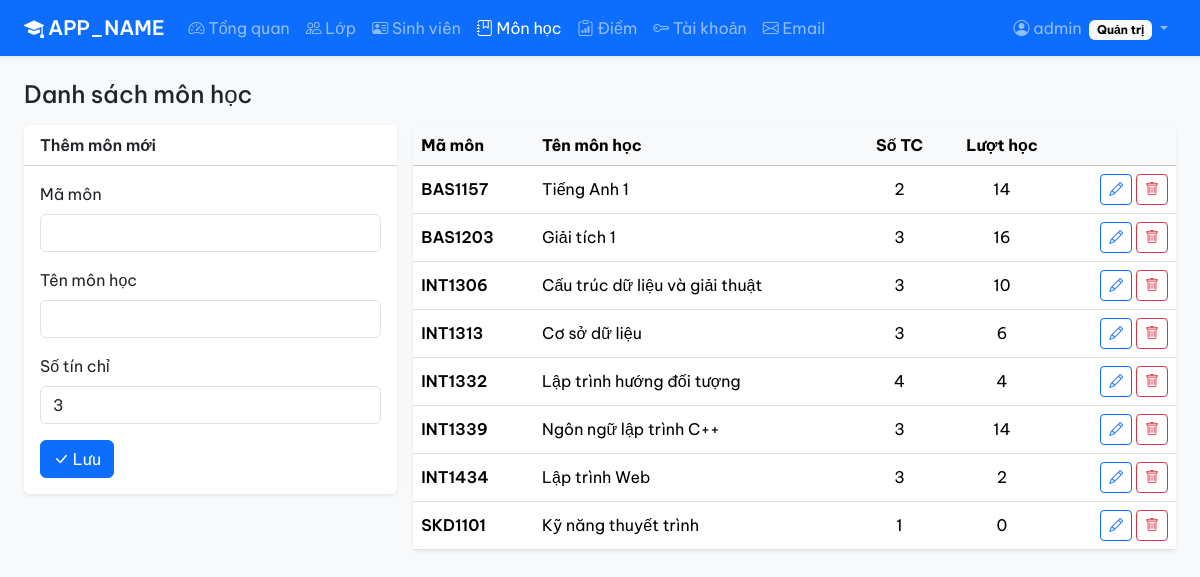
Page /monhoc.php (signed in) on the committed database.
### tables this page shows
CREATE TABLE mon_hoc (
    ma_mh      VARCHAR(10)  NOT NULL,
    ten_mh     VARCHAR(100) NOT NULL,
    so_tin_chi INT          NOT NULL DEFAULT 3,
    PRIMARY KEY (ma_mh),
    CONSTRAINT chk_mon_hoc_tc CHECK (so_tin_chi BETWEEN 1 AND 10)
);

### includes/init.php (called while the page is built, shortened)
<?php
$conn = new mysqli(DB_HOST, DB_USER, DB_PASS, DB_NAME, DB_PORT);
$conn->set_charset('utf8mb4');
function q($sql, $params = [])
{
    global $conn;
    $stmt = $conn->prepare($sql);
    $stmt->execute();
    return $stmt;
}
function q_all($sql, $params = [])
{
    return q($sql, $params)->get_result()->fetch_all(MYSQLI_ASSOC);
}
function e($s)
{
    return htmlspecialchars((string) $s, ENT_QUOTES, 'UTF-8');
}

### monhoc.php (the view, shortened to what this page needs)
<?php
require_once 'includes/init.php';
$sua = null;
$ds_mon = q_all("SELECT m.*, COUNT(d.id) AS so_luot
                 FROM mon_hoc m LEFT JOIN diem d ON d.ma_mh = m.ma_mh
                 GROUP BY m.ma_mh, m.ten_mh, m.so_tin_chi
                 ORDER BY m.ma_mh");
include 'includes/header.php';
?>
<h1 class="h4 mb-3">Danh sách môn học</h1>
<div class="row g-3">
    <div class="col-lg-4">
        <div class="card border-0 shadow-sm">
            <div class="card-header bg-body fw-semibold"><?= $sua ? 'Sửa môn ' . e($sua['ma_mh']) : 'Thêm môn mới' ?></div>
            <div class="card-body">
                <form method="post">
                    <div class="mb-3">
                        <label class="form-label">Mã môn</label>
                        <input name="ma_mh" class="form-control" maxlength="10" required value="<?= e($sua['ma_mh'] ?? '') ?>" <?= $sua ? 'readonly' : '' ?>>
                    </div>
                    <div class="mb-3">
                        <label class="form-label">Tên môn học</label>
                        <input name="ten_mh" class="form-control" maxlength="100" required value="<?= e($sua['ten_mh'] ?? '') ?>">
                    </div>
                    <div class="mb-3">
                        <label class="form-label">Số tín chỉ</label>
                        <input type="number" name="so_tin_chi" class="form-control" min="1" max="10" required value="<?= e($sua['so_tin_chi'] ?? 3) ?>">
                    </div>
                    <button class="btn btn-primary"><i class="bi bi-check-lg"></i> Lưu</button>
                </form>
            </div>
        </div>
    </div>
    <div class="col-lg-8">
        <div class="card border-0 shadow-sm">
            <div class="table-responsive">
                <table class="table table-hover align-middle mb-0">
                    <thead class="table-light">
                        <tr><th>Mã môn</th><th>Tên môn học</th><th class="text-center">Số TC</th><th class="text-center">Lượt học</th><th></th></tr>
                    </thead>
                    <tbody>
                    <?php foreach ($ds_mon as $m): ?>
                        <tr>
                            <td class="fw-semibold"><?= e($m['ma_mh']) ?></td>
                            <td><?= e($m['ten_mh']) ?></td>
                            <td class="text-center"><?= $m['so_tin_chi'] ?></td>
                            <td class="text-center"><?= $m['so_luot'] ?></td>
                            <td class="text-end text-nowrap">
                                <a href="monhoc.php?sua=<?= urlencode($m['ma_mh']) ?>" class="btn btn-sm btn-outline-primary" title="Sửa"><i class="bi bi-pencil"></i></a>
                                <form method="post" class="d-inline" onsubmit="return confirm('Xóa môn học này?')">
                                    <button class="btn btn-sm btn-outline-danger" title="Xóa"><i class="bi bi-trash"></i></button>
                                </form>
                            </td>
                        </tr>
                    <?php endforeach; ?>
                    </tbody>
                </table>
            </div>
        </div>
    </div>
</div>
<?php include 'includes/footer.php'; ?>

### includes/header.php (shortened to what this page needs)
<?php
$u = $_SESSION['user'] ?? null;
$trang_mo = basename($_SERVER['PHP_SELF'], '.php');
$menu = ['sinhvien_xem' => ['bi-person-badge', 'Hồ sơ & điểm']];
if ($u && $u['role'] == 'admin') {
    $menu = [
        'index'    => ['bi-speedometer2', 'Tổng quan'],
        'lop'      => ['bi-people', 'Lớp'],
        'sinhvien' => ['bi-person-vcard', 'Sinh viên'],
        'monhoc'   => ['bi-journal-bookmark', 'Môn học'],
        'diem'     => ['bi-clipboard-data', 'Điểm'],
        'taikhoan' => ['bi-key', 'Tài khoản'],
        'email'    => ['bi-envelope', 'Email'],
    ];
}
?>
<!doctype html>
<html lang="vi">
<head>
    <link href="https://cdn.jsdelivr.net/npm/bootstrap@5.3.3/dist/css/bootstrap.min.css" rel="stylesheet">
    <link href="https://cdn.jsdelivr.net/npm/bootstrap-icons@1.11.3/font/bootstrap-icons.min.css" rel="stylesheet">
</head>
<body class="bg-body-tertiary d-flex flex-column min-vh-100">
<nav class="navbar navbar-expand-lg navbar-dark bg-primary shadow-sm">
    <div class="container-fluid px-lg-4">
        <a class="navbar-brand fw-semibold" href="index.php"><i class="bi bi-mortarboard-fill me-1"></i><?= APP_NAME ?></a>
        <?php if ($u): ?>
            <div class="collapse navbar-collapse" id="mainNav">
                <ul class="navbar-nav me-auto">
                    <?php foreach ($menu as $file => [$icon, $chu]): ?>
                        <li class="nav-item">
                            <a class="nav-link <?= $file == $trang_mo ? 'active' : '' ?>" href="<?= $file ?>.php"><i class="bi <?= $icon ?>"></i> <?= e($chu) ?></a>
                        </li>
                    <?php endforeach; ?>
                </ul>
                <ul class="navbar-nav">
                    <li class="nav-item dropdown">
                        <a class="nav-link dropdown-toggle" href="#" data-bs-toggle="dropdown">
                            <i class="bi bi-person-circle"></i> <?= e($u['ho_ten'] ?? $u['username']) ?>
                            <span class="badge text-bg-light ms-1"><?= $u['role'] == 'admin' ? 'Quản trị' : 'Sinh viên' ?></span>
                        </a>
                    </li>
                </ul>
            </div>
        <?php endif; ?>
    </div>
</nav>
<main class="container-fluid px-lg-4 py-4 flex-grow-1">

### includes/footer.php (shortened to what this page needs)
</main>
</body>
</html>

### includes/header.php (style rules this page uses)
:root { --bs-font-sans-serif: 'Be Vietnam Pro', Arial, sans-serif; --bs-body-font-family: var(--bs-font-sans-serif); }

### rows in the picture
mon_hoc: ma_mh "BAS1157", ten_mh "Tiếng Anh 1", so_tin_chi "2", so_luot "14"
mon_hoc: ma_mh "BAS1203", ten_mh "Giải tích 1", so_tin_chi "3", so_luot "16"
mon_hoc: ma_mh "INT1306", ten_mh "Cấu trúc dữ liệu và giải thuật", so_tin_chi "3", so_luot "10"
mon_hoc: ma_mh "INT1313", ten_mh "Cơ sở dữ liệu", so_tin_chi "3", so_luot "6"
mon_hoc: ma_mh "INT1332", ten_mh "Lập trình hướng đối tượng", so_tin_chi "4", so_luot "4"
mon_hoc: ma_mh "INT1339", ten_mh "Ngôn ngữ lập trình C++", so_tin_chi "3", so_luot "14"
mon_hoc: ma_mh "INT1434", ten_mh "Lập trình Web", so_tin_chi "3", so_luot "2"
mon_hoc: ma_mh "SKD1101", ten_mh "Kỹ năng thuyết trình", so_tin_chi "1", so_luot "0"

### other values in the picture
APP_NAME "APP_NAME"
$chu "Tổng quan"
$chu "Lớp"
$chu "Sinh viên"
$chu "Môn học"
$chu "Điểm"
$chu "Tài khoản"
$chu "Email"
$u['ho_ten'] "admin"
